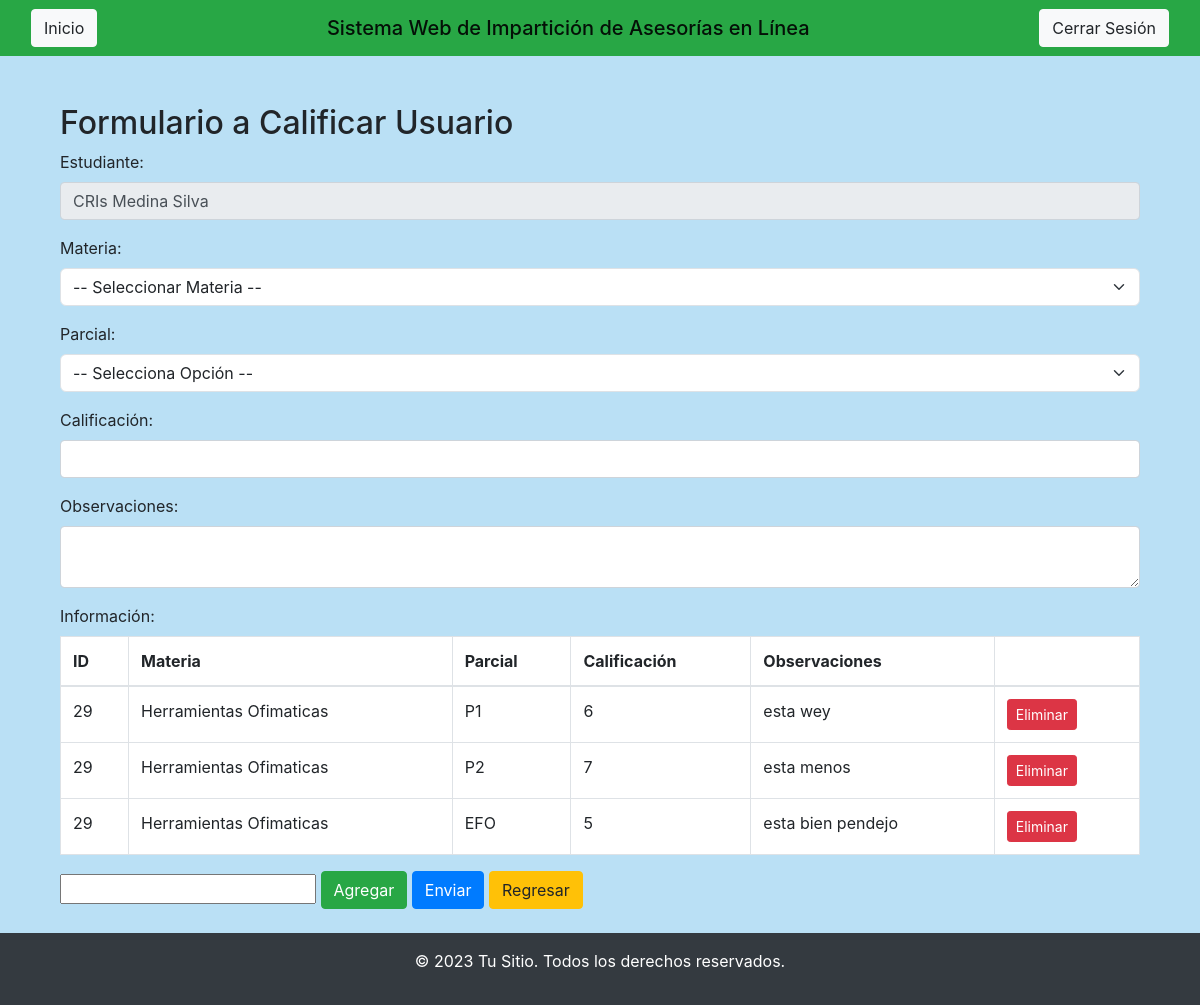
Page /Vista/DOCENTE/UPDATE/Update_Datos.php?id=5 (signed in) on the committed database.
### tables this page shows
CREATE TABLE `estudiante` (
  `ID_Usuario_E` int(11) NOT NULL AUTO_INCREMENT,
  `Nombre_Usuario_E` varchar(200) NOT NULL,
  `Apellido_Materno_E` varchar(200) NOT NULL,
  `Apellido_Paterno_E` varchar(200) NOT NULL,
  `Telefono_E` varchar(20) NOT NULL,
  `Fecha_Nacimiento_E` date NOT NULL,
  `Genero_E` varchar(100) NOT NULL,
  `Correo_electronico_E` varchar(250) NOT NULL,
  `Contrasena_E` varchar(250) NOT NULL,
  `IdCarrera` int(11) DEFAULT NULL,
  PRIMARY KEY (`ID_Usuario_E`),
  KEY `IdCarrera` (`IdCarrera`),
  CONSTRAINT `estudiante_ibfk_1` FOREIGN KEY (`IdCarrera`) REFERENCES `carrera` (`Id_Carrera`)
);

CREATE TABLE `datos` (
  `ID_Datos` int(11) NOT NULL AUTO_INCREMENT,
  `Registro_parcial` varchar(50) NOT NULL,
  `Calificacion` int(11) NOT NULL,
  `Observacion` text NOT NULL,
  `ID_Estudiant` int(11) DEFAULT NULL,
  `ID_Materi` int(11) DEFAULT NULL,
  PRIMARY KEY (`ID_Datos`),
  KEY `ID_Estudiant` (`ID_Estudiant`),
  KEY `ID_Materi` (`ID_Materi`),
  CONSTRAINT `datos_ibfk_1` FOREIGN KEY (`ID_Estudiant`) REFERENCES `estudiante` (`ID_Usuario_E`),
  CONSTRAINT `datos_ibfk_2` FOREIGN KEY (`ID_Materi`) REFERENCES `materias` (`ID_Materia`)
);

CREATE TABLE `materias` (
  `ID_Materia` int(11) NOT NULL AUTO_INCREMENT,
  `Nombre_Materia` varchar(250) NOT NULL,
  PRIMARY KEY (`ID_Materia`)
);

### Vista/DOCENTE/UPDATE/Update_Datos.php (the view, shortened to what this page needs)
<?php include('head.php'); ?>
<?php
if (isset($_GET['id']) && !empty($_GET['id'])) {
    $id = $_GET['id'];
    $conexion = (new Conectar())->conexion();
    $consulta = $conexion->prepare("SELECT
                D.Registro_parcial, D.Calificacion, D.Observacion,
                D.ID_Estudiant, E.Nombre_Usuario_E,
                E.Apellido_Paterno_E, E.Apellido_Materno_E,
                D.ID_Materi, M.Nombre_Materia
            FROM
                Datos D
            INNER JOIN
                Estudiante E ON D.ID_Estudiant = E.ID_Usuario_E
            INNER JOIN
                Materias M on D.ID_Materi = M.ID_Materia
            WHERE
                E.ID_Usuario_E = ?;");
    $consulta->bind_param("i", $id);
    $consulta->execute();
    $resultado = $consulta->get_result();
    $row = [];
    if ($resultado->num_rows > 0) {
        while ($data = $resultado->fetch_assoc()) {
            $row[] = $data;
        }
    } else {
        echo "No se encontró ningún registro con la ID proporcionada.";
        exit;
    }
} else {
    echo "Error: ID no proporcionado.";
    exit;
}
?>
<div class="container mt-5">
    <h2>Formulario a Calificar Usuario</h2>
    <form action="../../../Controlador/DOCENTE/UPDATE/Funcion_Update_Datos.php" method="POST" class="needs-validation" novalidate enctype="multipart/form-data">
        <div class="form-group">
            <label for="Calificacion">Estudiante: </label>
            <input type="text" class="form-control" value="<?php echo htmlspecialchars($row[0]['Nombre_Usuario_E'] . " " . $row[0]['Apellido_Paterno_E'] . " " . $row[0]['Apellido_Materno_E']); ?>" disabled>
        </div>
        <div class="form-group">
            <label for="IdMaterias">Materia: </label>
            <select class="form-select" id="IdMaterias" name="IdMaterias">
                <option value="" selected>-- Seleccionar Materia --</option>
            </select>
        </div>
        <div class="form-group">
            <label for="Registro_parcial">Parcial: </label>
            <select class="form-select" id="Registro_parcial" name="Registro_parcial">
                <option value="" selected disabled>-- Selecciona Opción --</option>
            </select>
        </div>
        <div class="form-group">
            <label for="Calificacion">Calificación: </label>
            <input type="text" class="form-control" id="Calificacion" name="Calificacion">
        </div>
        <div class="form-group">
            <label for="Observacion">Observaciones: </label>
            <textarea class="form-control" id="Observacion" name="Observacion"></textarea>
        </div>
        <div class="mb-3">
            <label class="form-label">Información:</label>
            <table class="table table-bordered" id="materiasTable">
                <thead>
                    <tr>
                        <th>ID</th>
                        <th>Materia</th>
                        <th>Parcial</th>
                        <th>Calificación</th>
                        <th>Observaciones</th>
                        <th></th>
                    </tr>
                </thead>
                <tbody>
                <?php
                    foreach ($row as $materia) {
                        echo "<tr>
                            <td>" . htmlspecialchars($materia['ID_Materi'], ENT_QUOTES, 'UTF-8') . "</td>
                            <td>" . htmlspecialchars($materia['Nombre_Materia'], ENT_QUOTES, 'UTF-8') . "</td>
                            <td>" . htmlspecialchars($materia['Registro_parcial'], ENT_QUOTES, 'UTF-8') . "</td>
                            <td>" . htmlspecialchars($materia['Calificacion'], ENT_QUOTES, 'UTF-8') . "</td>
                            <td>" . htmlspecialchars($materia['Observacion'], ENT_QUOTES, 'UTF-8') . "</td>
                            <td><button type='button' class='btn btn-danger btn-sm removeMateria'>Eliminar</button></td>
                        </tr>";
                    }
                ?>
                </tbody>
            </table>
        </div>
        <input type="text" id="DatosTablaUpdateAlumnos" name="DatosTablaUpdateAlumnos">
        <button class="btn btn-success" type="button" id="addMateria">Agregar</button>
        <button type="submit" class="btn btn-primary">Enviar</button>
        <a class="btn btn-warning" href="../Datos_Informacion.php">Regresar</a>
    </form>
</div>
<?php include('footer.php'); ?>

### Vista/DOCENTE/UPDATE/head.php (style rules this page uses)
body { background: #bae0f5; }

### rows in the picture
estudiante: Nombre_Usuario_E+Apellido_Paterno_E+Apellido_Materno_E "CRIs Medina Silva"
datos: ID_Materi "29", ID_Materi.Nombre_Materia "Herramientas Ofimaticas", Registro_parcial "P1", Calificacion "6", Observacion "esta wey"
datos: ID_Materi "29", ID_Materi.Nombre_Materia "Herramientas Ofimaticas", Registro_parcial "P2", Calificacion "7", Observacion "esta menos"
datos: ID_Materi "29", ID_Materi.Nombre_Materia "Herramientas Ofimaticas", Registro_parcial "EFO", Calificacion "5", Observacion "esta bien pendejo"
